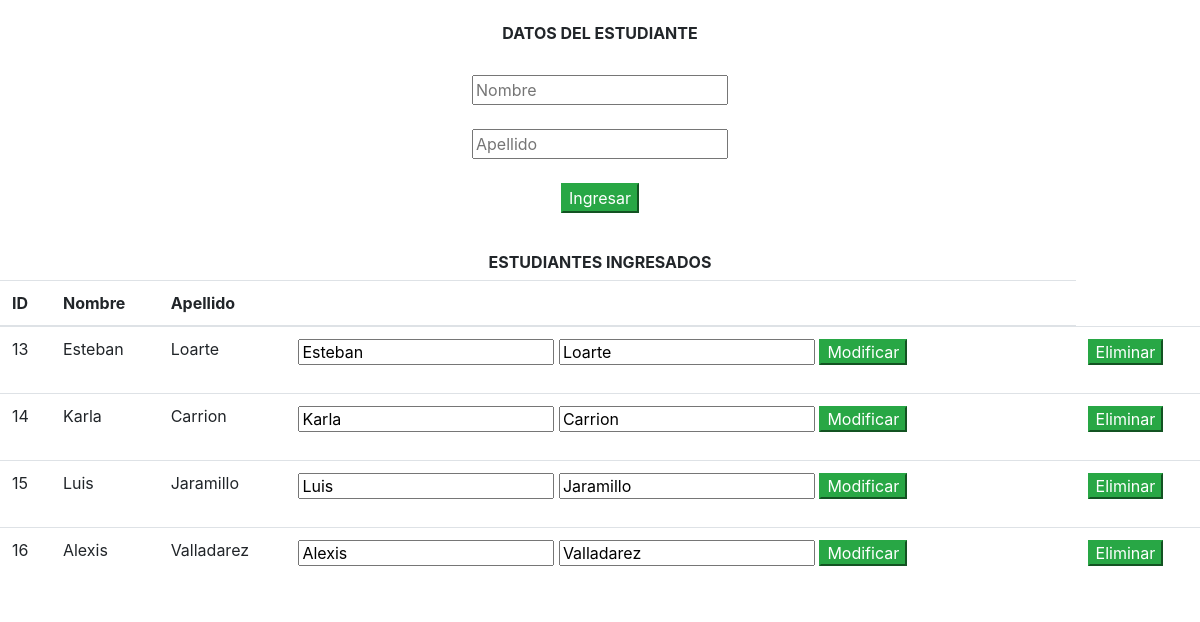
The page / on the database its author committed.
### entidadestudiantemanager.py (models this page shows, shortened)
class Student(db.Model):
    id = db.Column(db.Integer, primary_key=True, autoincrement=True)
    name = db.Column(db.String(80), unique=False, nullable=False)
    lastName = db.Column(db.String(80), unique=False, nullable=False)

### entidadestudiantemanager.py (the view)
@app.route("/", methods=["GET", "POST"])
def home():
    if request.form:
        print(request.form)
        est = Student(name=request.form.get("newname"), lastName=request.form.get("newlast"))
        db.session.add(est)
        db.session.commit()
    ests = Student.query.all()
    return render_template("index.html", ests=ests)

### templates/index.html (shortened to what this page needs)
<html>
<head>
  <link rel="stylesheet" href="https://stackpath.bootstrapcdn.com/bootstrap/4.1.1/css/bootstrap.min.css">
</head>
  <body>
  <main class="text-center">
    <br>
    <h6 class="text-center " ><strong>DATOS DEL ESTUDIANTE</strong></h6><br>
    <form method="POST" action="/">
      <input type="text" name="newname" placeholder="Nombre"><br><br>
      <input type="text" name="newlast" placeholder="Apellido"><br><br>
      <input class="btn-success" type="submit" value="Ingresar">
    </form><br>
    <h6 class="text-center "><strong>ESTUDIANTES INGRESADOS</strong></h6>
    <table class="table table-hover">
    <thead>
      <tr>
        <th>ID</th>
        <th>Nombre</th>
        <th>Apellido</th>
        <th></th>
      </tr>
    </thead>
      {% for est in ests %}
      <tr>
        <td>
          <p>{{est.id}}</p>
        </td>
        <td>
          <p>{{est.name}}</p>
        </td>
        <td>
          <p>{{est.lastName}}</p>
        </td>
        <td>
          <form method="POST" action="./update">
            <input type="text" value="{{est.name}}" name="newname">
            <input type="text" value="{{est.lastName}}" name="newlast">
            <input class="btn-success" type="submit" value="Modificar">
          </form>
        </td>
        <td>
            <form method="POST" action="./delete" style="">
              <input  class="btn-success" type="submit" value="Eliminar">
            </form>
          </td>
       </tr>
      {% endfor %}
    </table>
    </main>
  </body>
</html>

### rows shown on the page
Student: id "13", name "Esteban", lastName "Loarte", newname "Esteban", newlast "Loarte"
Student: id "14", name "Karla", lastName "Carrion", newname "Karla", newlast "Carrion"
Student: id "15", name "Luis", lastName "Jaramillo", newname "Luis", newlast "Jaramillo"
Student: id "16", name "Alexis", lastName "Valladarez", newname "Alexis", newlast "Valladarez"
